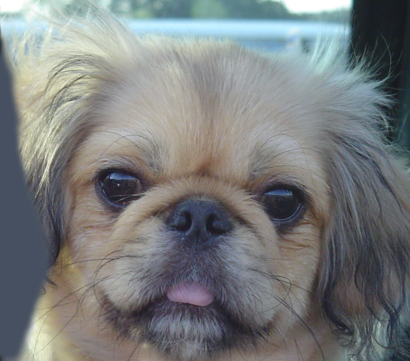
#> input picture 02-ImageFiltering/2b_dog.bmp, 410 x 361 px
$ python image_filter.py
#> lines starting #> are read from the running program, lines starting #| are printed output that depends on the picture
from PIL import Image
import numpy as np

def normalize(v):
    """
    Normalize a numpy array
    @param v: a numpy array
    @return: normalized array
    """
    assert np.sum(v) != 0, "sum of array must not be zero as it cause divide-by-zero error"
    return v / np.sum(v)

def boxfilter(n):
    """
    Box filter of size n
    @param n: size of the filter
    @return: a numpy array of size n*n
    @warning: n must be an odd number
    """
    assert n % 2 != 0, "n must be an odd number"
    return np.ones((n, n)) / (n * n)

def gauss1d(sigma):
    """
    Gaussian 1d filter of size n
    @param sigma: standard deviation of the gaussian
    @return: a numpy array of size n
    """
    n = round(6 * sigma)
    if n % 2 == 0:
        n += 1
    x = np.arange(-n // 2 + 1, n // 2 + 1)
    g = np.exp(-x ** 2 / (2 * sigma ** 2))
    return normalize(g / np.sum(g))

def gauss2d(sigma):
    """
    Gaussian 2d filter of size n
    @param sigma: standard deviation of the gaussian
    @return: a numpy array of size n*n
    """
    g1 = gauss1d(sigma)
    return normalize(np.outer(g1, g1))

def convolve2d(array, filter):
    """
    Convolve an array with a filter
    @param array: a numpy array of size n*n
    @param filter: a numpy array of size n*n
    @return: a numpy array of size n*n
    """
    assert filter.shape[0] == filter.shape[1], "filter must be a square matrix"

    flipped_filter = np.fliplr(np.flipud(filter))
    m = int((flipped_filter.shape[0] - 1) / 2)
    zero_padded_array = np.pad(array, m, mode='constant')
    result = np.zeros_like(array, dtype=np.float32)
    for i in range(zero_padded_array.shape[0] - flipped_filter.shape[0] + 1):
        for j in range(zero_padded_array.shape[1] - flipped_filter.shape[1] + 1):
            result[i][j] = np.sum(flipped_filter * zero_padded_array[i:i + flipped_filter.shape[0], j:j + flipped_filter.shape[1]])
    return result

def gaussconvolve2d(array, sigma):
    """
    Convolve an array with a gaussian filter
    @param array: a numpy array of size n*n
    @param sigma: standard deviation of the gaussian
    @return: a numpy array of size n*n
    """
    return convolve2d(array, gauss2d(sigma))

def merge_image(im1, im2):
    """
    Merge two image into one PIL image
    @param im1: a PIL image to be merged on the left
    @param im2: a PIL image to be merged on the right
    """
    return Image.fromarray(np.hstack((
        np.array(im1), np.array(im2)
    )))

# Part1 - 1
print(boxfilter(3))
try:
    print(boxfilter(4))
except AssertionError:
    print("AssertionError: n must be an odd number")
print(boxfilter(7))

# Part1 - 2
print(gauss1d(0.3))
print(gauss1d(0.5))
print(gauss1d(1))
print(gauss1d(2))

# Part1 - 3
print(gauss2d(0.5))
print(gauss2d(1))

# Part1 - 4
dog = Image.open("2b_dog.bmp")
#> dog is the input picture: PIL image 410x361 RGB; mean R, G, B 121.2, 124.5, 125
dog = dog.convert('L')
#> dog: PIL image 410x361 L
dog_array = np.asarray(dog)

filtered_dog_array = gaussconvolve2d(dog_array, 3)
filtered_dog = Image.fromarray(filtered_dog_array)

merge_image(dog, filtered_dog).show()

# Part2 - 1
cat = Image.open("2a_cat.bmp")
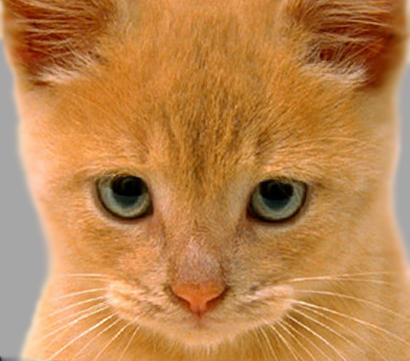
#> input picture 02-ImageFiltering/2a_cat.bmp, 410 x 361 px
#> cat is the input picture: PIL image 410x361 RGB; mean R, G, B 188.3, 132.5, 77.1
cat_array = np.asarray(cat)

sigma = 5
low_pass_cat_array_r = gaussconvolve2d(cat_array[:,:,0].astype(np.float64), sigma)
low_pass_cat_array_g = gaussconvolve2d(cat_array[:,:,1].astype(np.float64), sigma)
low_pass_cat_array_b = gaussconvolve2d(cat_array[:,:,2].astype(np.float64), sigma)
#> after the loop in convolve2d (call 4), `for i in range(zero_padded_array.shape[0] - flipped_filter.shape[0] + ..`:
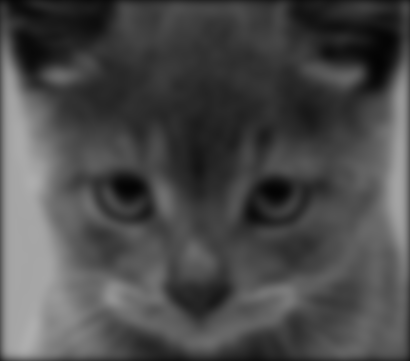
#> result: shape (361, 410) float32; min 3.74, max 174.7, mean 74.9

low_pass_cat_array = np.stack((
    low_pass_cat_array_r.astype(np.uint8),
    low_pass_cat_array_g.astype(np.uint8),
    low_pass_cat_array_b.astype(np.uint8)
), axis=2)
low_pass_cat = Image.fromarray(low_pass_cat_array)

merge_image(cat, low_pass_cat).show()

# Part2 - 2
dog = Image.open("2b_dog.bmp")
dog_array = np.asarray(dog)

sigma = 5
low_pass_dog_array_r = gaussconvolve2d(dog_array[:,:,0].astype(np.float64), sigma)
#> after the loop in convolve2d (call 5), `for i in range(zero_padded_array.shape[0] - flipped_filter.shape[0] + ..`:
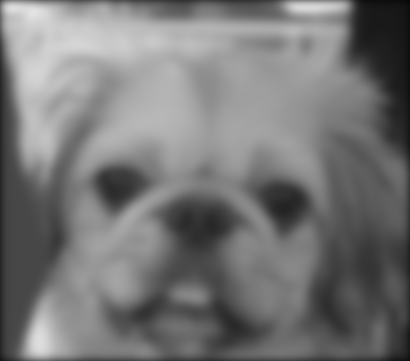
#> result: shape (361, 410) float32; min 7.25, max 227.1, mean 119.1
low_pass_dog_array_g = gaussconvolve2d(dog_array[:,:,1].astype(np.float64), sigma)
low_pass_dog_array_b = gaussconvolve2d(dog_array[:,:,2].astype(np.float64), sigma)
#> in convolve2d (call 7), `zero_padded_array = np.pad(array, m, mode='constant')`:
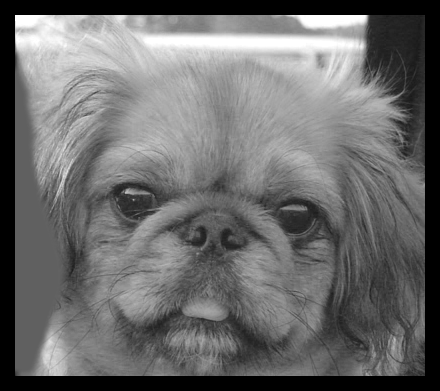
#> zero_padded_array: shape (391, 440) float64; min 0, max 255, mean 107.5
#> after the loop in convolve2d (call 7), `for i in range(zero_padded_array.shape[0] - flipped_filter.shape[0] + ..`:
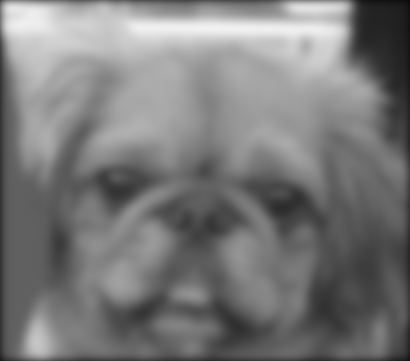
#> result: shape (361, 410) float32; min 9.71, max 241.9, mean 122.5

low_pass_dog_array = np.stack((
    low_pass_dog_array_r.astype(np.uint8),
    low_pass_dog_array_g.astype(np.uint8),
    low_pass_dog_array_b.astype(np.uint8)
), axis=2)

high_pass_dog_array = dog_array - low_pass_dog_array
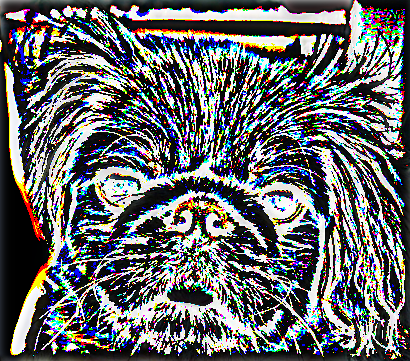
#> high_pass_dog_array: shape (361, 410, 3); mean R, G, B 101.3, 102.9, 104.9

merge_image(dog, Image.fromarray(high_pass_dog_array + 128)).show()

# Part2 - 3
hybrid_image_array = low_pass_cat_array + high_pass_dog_array
# After clamping
clamped_hybrid_image_array = np.clip(hybrid_image_array, 0, 255)

merge_image(Image.fromarray(hybrid_image_array), Image.fromarray(clamped_hybrid_image_array)).save("hybrid-image.jpg")
#> in merge_image (call 4), `return Image.fromarray(np.hstack(( np.array(im1), np.array(im2) )))`:
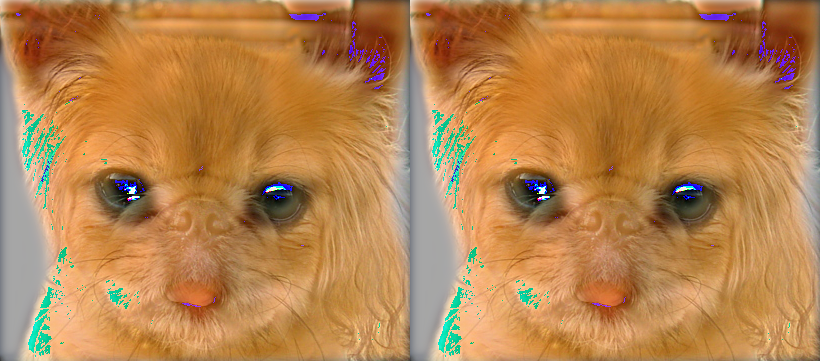
#> returned value: PIL image 820x361 RGB; mean R, G, B 183.3, 132.1, 79.1
